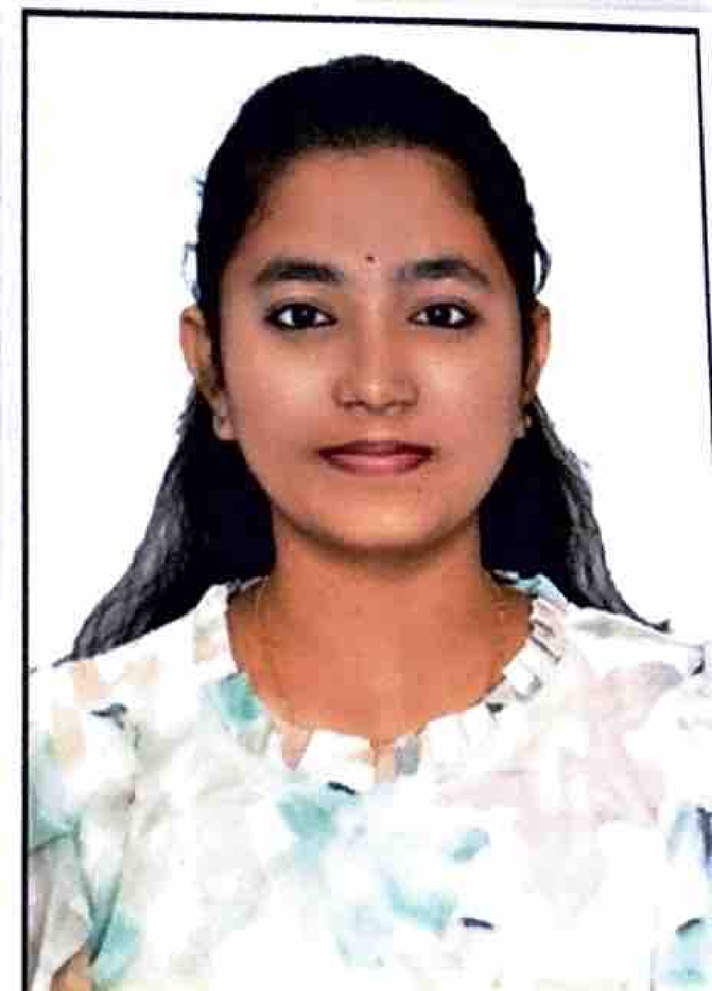
#> input picture data/images/pic.jpg, 712 x 991 px, shrunk from 969 x 1350 before the run, found by its file name
$ python image_compression.py
#> lines starting #> are read from the running program, lines starting #| are printed output that depends on the picture
### src/kmeans.py
import numpy as np

def KMeans_init_centroids(X, K, seed=None):
    if seed is not None:
        np.random.seed(seed)
    m = X.shape[0]
    idx = np.random.choice(m, K, replace=False)
    return X[idx]

def find_closest_centroids(X, centroids):
    dists = np.linalg.norm(X[:, None, :] - centroids[None, :, :], axis=2)
    return np.argmin(dists, axis=1)

def compute_centroids(X, idx, K):
    n = X.shape[1]
    centroids = np.zeros((K, n))
    for k in range(K):
        points = X[idx == k]
        if len(points) > 0:
            centroids[k] = points.mean(axis=0)
    return centroids

def run_KMeans(X, initial_centroids, max_iters=20, tol=1e-6):
    centroids = initial_centroids.copy()
    for i in range(max_iters):
        idx = find_closest_centroids(X, centroids)
        new_centroids = compute_centroids(X, idx, centroids.shape[0])
        shift = np.linalg.norm(new_centroids - centroids)
        centroids = new_centroids
        if shift < tol:
            break
    idx = find_closest_centroids(X, centroids)
    return centroids, idx

### src/image_compression.py
import numpy as np
from matplotlib.image import imread, imsave
from src.kmeans import KMeans_init_centroids, run_KMeans

def load_image(image_path):
#> called with image_path = 'data/images/pic.jpg'
    img = imread(image_path).astype(float)
    if img.max() > 1.0:
        img = img / 255.0
    return img

def compress_image(image_path, K=8, max_iters=20, seed=0):
    img = load_image(image_path)
    X = img.reshape(-1, 3)
    centroids_init = KMeans_init_centroids(X, K, seed=seed)
#> centroids_init = [[0.788, 0.792, 0.769], [0.996, 0.996, 0.996], [0.996, 0.996, 0.996], [0.953, 0.988, 0.976], [0.231, 0.227, 0.259], [0.82, 0.498, 0.412], [0.973, 0.969, 0.992], [0.302, 0.333, 0.345]]
    centroids, idx = run_KMeans(X, centroids_init, max_iters=max_iters)
#> in run_KMeans, `centroids = initial_centroids.copy()`: centroids has the same summary as centroids_init in compress_image
#> the loop in run_KMeans, `for i in range(max_iters):` made 20 passes
#> shift on passes 1 to 12: 1.76, 0.0934, 0.0746, 0.0595, 0.0505, 0.0448, 0.0392, 0.03, 0.0255, 0.0205, 0.0184, 0.0171
#> centroids = [[0.588, 0.621, 0.622], [0.992, 0.993, 0.993], [0.0387, 0.0218, 0.0538], [0.791, 0.816, 0.804], [0.334, 0.24, 0.222], [0.816, 0.516, 0.421], [0.927, 0.93, 0.929], [0.601, 0.389, 0.325]]
    compressed = centroids[idx].reshape(img.shape)
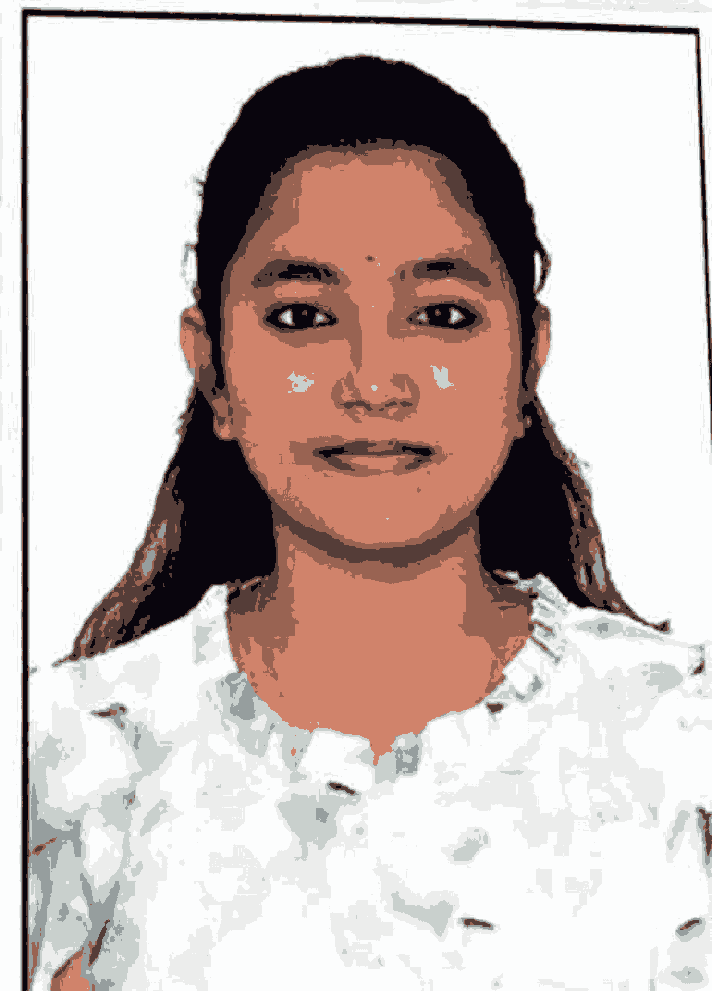
#> compressed: shape (991, 712, 3) float64; mean R, G, B 0.791, 0.735, 0.72
    return img, compressed, centroids

def save_compressed(compressed, path):
    imsave(path, np.clip(compressed, 0, 1))


# ----------------------------------------------
# Test run (optional): Compress your JPG image
# ----------------------------------------------
if __name__ == "__main__":
    img_path = "data/images/pic.jpg"        # your image file
    output_path = "data/images/pic_compressed_8.jpg"

    orig, comp, centroids = compress_image(img_path, K=8)
    save_compressed(comp, output_path)

    print("Image compression completed successfully!")
    print(f"Saved compressed image as: {output_path}")
